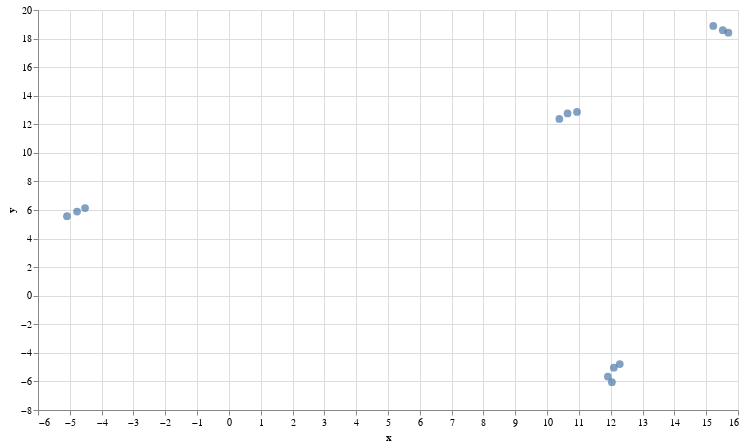

Notebook code cell kept with this figure:
### Code cell
# UMAP reduces the dimensions from 1024 to 2 dimensions that we can plot
reducer = umap.UMAP(n_neighbors=2)
umap_embeds = reducer.fit_transform(qa_confusing)
# Prepare the data to plot and interactive visualization
# using Altair
#df_explore = pd.DataFrame(data={'text': qa['text']})
#print(df_explore)

#df_explore = pd.DataFrame(data={'text': qa_df[0]})
df_explore = qa_df_confusing
df_explore['x'] = umap_embeds[:,0]
df_explore['y'] = umap_embeds[:,1]

# Plot
chart = alt.Chart(df_explore).mark_circle(size=60).encode(
    x=#'x',
    alt.X('x',
        scale=alt.Scale(zero=False)
    ),
    y=
    alt.Y('y',
        scale=alt.Scale(zero=False)
    ),
    tooltip=['text']
).properties(
    width=700,
    height=400
)
chart.interactive()

### Figure 1 — Vega-Lite specification as saved in the notebook (floating-point values rounded to 4 significant figures)
{"config": {"view": {"continuousWidth": 400, "continuousHeight": 300}}, "data": {"name": "data-91b87cf2dc91f45a4e0bc7b1c9042c63"}, "mark": {"type": "circle", "size": 60}, "encoding": {"tooltip": [{"field": "text", "type": "nominal"}], "x": {"field": "x", "scale": {"zero": false}, "type": "quantitative"}, "y": {"field": "y", "scale": {"zero": false}, "type": "quantitative"}}, "height": 400, "selection": {"selector001": {"type": "interval", "bind": "scales", "encodings": ["x", "y"]}}, "width": 700, "$schema": "https://vega.github.io/schema/vega-lite/v4.17.0.json", "datasets": {"data-91b87cf2dc91f45a4e0bc7b1c9042c63": [{"text": "Where is the world cup?", "x": 12.1, "y": -5.038}, {"text": "What color is the sky?", "x": 15.7, "y": 18.41}, {"text": "Where does the bear live?", "x": 10.64, "y": 12.76}, {"text": "What is an apple?", "x": -4.521, "y": 6.138}, {"text": "The world cup is in Qatar", "x": 11.91, "y": -5.658}, {"text": "The world cup is in the moon", "x": 12.04, "y": -6.054}, {"text": "The previous world cup was in Russia", "x": 12.29, "y": -4.782}, {"text": "The sky is green", "x": 15.22, "y": 18.89}, {"text": "The sky is blue", "x": 15.52, "y": 18.59}, {"text": "The bear lives in the the woods", "x": 10.94, "y": 12.86}, {"text": "The bear lives in his apartment", "x": 10.39, "y": 12.38}, {"text": "An apple is a fruit", "x": -4.773, "y": 5.887}, {"text": "Apple is a company", "x": -5.089, "y": 5.571}]}}
